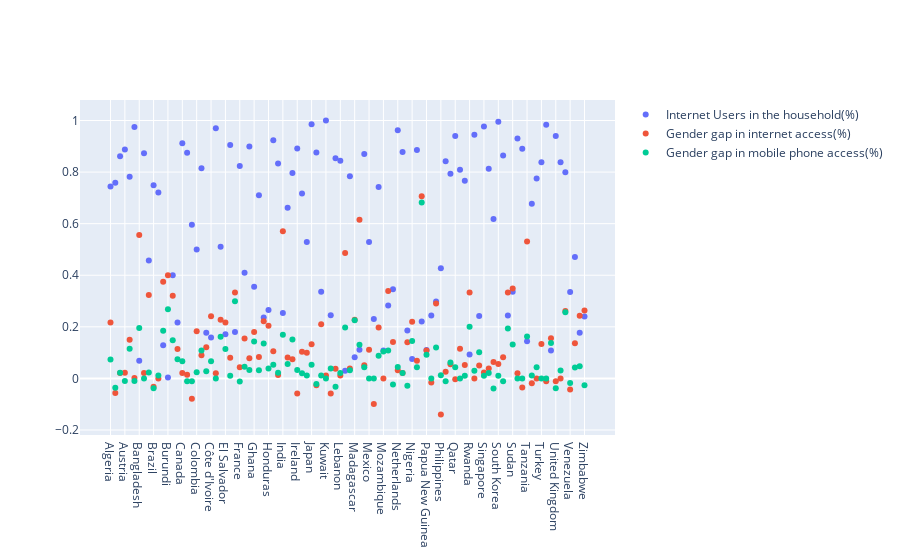

The notebook cell saved with this chart:
### Code cell
fig = go.Figure()

# Add traces
fig.add_trace(go.Scatter(x=Gender_Gap['Country'], y=Gender_Gap['Internet users; % of households'],
                    mode='markers',
                    name='Internet Users in the household(%)'))
fig.add_trace(go.Scatter(x=Gender_Gap['Country'], y=Gender_Gap['Gender gap in internet access; % difference'],
                    mode='markers',
                    name='Gender gap in internet access(%)'))
fig.add_trace(go.Scatter(x=Gender_Gap['Country'], y=Gender_Gap['Gender gap in mobile phone access; % difference'],
                    mode='markers',
                    name='Gender gap in mobile phone access(%)'))

fig.show()

### Figure 1 — Plotly figure (JSON) as saved in the notebook; plotly's stock layout.template omitted (floating-point values rounded to 4 significant figures)
{"data": [{"mode": "markers", "name": "Internet Users in the household(%)", "type": "scatter", "x": ["Algeria", "Argentina", "Australia", "Austria", "Azerbaijan", "Bahrain", "Bangladesh", "Belgium", "Botswana", "Brazil", "Bulgaria", "Burkina Faso", "Burundi", "Cambodia", "Cameroon", "Canada", "Chile", "China", "Colombia", "Croatia", "Cuba", "Côte d'Ivoire", "Denmark", "Egypt", "El Salvador", "Estonia", "Ethiopia", "France", "Gabon", "Germany", "Ghana", "Greece", "Guatemala", "Honduras", "Hong Kong", "Hungary", "India", "Indonesia", "Iran", "Ireland", "Italy", "Jamaica", "Japan", "Kazakhstan", "Kenya", "Kuwait", "Laos", "Latvia", "Lebanon", "Liberia", "Lithuania", "Madagascar", "Malawi", "Malaysia", "Mexico", "Mongolia", "Morocco", "Mozambique", "Myanmar", "Namibia", "Netherlands", "New Zealand", "Nicaragua", "Nigeria", "Oman", "Pakistan", "Papua New Guinea", "Paraguay", "Peru", "Philippines", "Poland", "Portugal", "Qatar", "Romania", "Russia", "Rwanda", "Saudi Arabia", "Senegal", "Singapore", "Slovakia", "South Africa", "South Korea", "Spain", "Sri Lanka", "Sudan", "Sweden", "Taiwan", "Tanzania", "Thailand", "Trinidad & Tobago", "Turkey", "UAE", "Uganda", "United Kingdom", "United States", "Uzbekistan", "Venezuela", "Vietnam", "Zambia", "Zimbabwe"], "y": [0.744, 0.759, 0.861, 0.888, 0.782, 0.975, 0.068, 0.873, 0.457, 0.749, 0.721, 0.129, 0.003, 0.4, 0.217, 0.912, 0.875, 0.596, 0.5, 0.815, 0.177, 0.159, 0.97, 0.51, 0.171, 0.905, 0.18, 0.824, 0.41, 0.899, 0.355, 0.71, 0.236, 0.265, 0.923, 0.833, 0.254, 0.662, 0.796, 0.891, 0.717, 0.529, 0.985, 0.876, 0.336, 1, 0.245, 0.854, 0.844, 0.03, 0.784, 0.082, 0.111, 0.87, 0.529, 0.23, 0.742, 0.108, 0.283, 0.346, 0.962, 0.878, 0.186, 0.075, 0.886, 0.221, 0.11, 0.244, 0.298, 0.427, 0.842, 0.794, 0.94, 0.809, 0.766, 0.093, 0.945, 0.242, 0.977, 0.813, 0.618, 0.995, 0.864, 0.244, 0.336, 0.93, 0.89, 0.144, 0.677, 0.775, 0.838, 0.984, 0.108, 0.94, 0.838, 0.799, 0.335, 0.471, 0.177, 0.24]}, {"mode": "markers", "name": "Gender gap in internet access(%)", "type": "scatter", "x": ["Algeria", "Argentina", "Australia", "Austria", "Azerbaijan", "Bahrain", "Bangladesh", "Belgium", "Botswana", "Brazil", "Bulgaria", "Burkina Faso", "Burundi", "Cambodia", "Cameroon", "Canada", "Chile", "China", "Colombia", "Croatia", "Cuba", "Côte d'Ivoire", "Denmark", "Egypt", "El Salvador", "Estonia", "Ethiopia", "France", "Gabon", "Germany", "Ghana", "Greece", "Guatemala", "Honduras", "Hong Kong", "Hungary", "India", "Indonesia", "Iran", "Ireland", "Italy", "Jamaica", "Japan", "Kazakhstan", "Kenya", "Kuwait", "Laos", "Latvia", "Lebanon", "Liberia", "Lithuania", "Madagascar", "Malawi", "Malaysia", "Mexico", "Mongolia", "Morocco", "Mozambique", "Myanmar", "Namibia", "Netherlands", "New Zealand", "Nicaragua", "Nigeria", "Oman", "Pakistan", "Papua New Guinea", "Paraguay", "Peru", "Philippines", "Poland", "Portugal", "Qatar", "Romania", "Russia", "Rwanda", "Saudi Arabia", "Senegal", "Singapore", "Slovakia", "South Africa", "South Korea", "Spain", "Sri Lanka", "Sudan", "Sweden", "Taiwan", "Tanzania", "Thailand", "Trinidad & Tobago", "Turkey", "UAE", "Uganda", "United Kingdom", "United States", "Uzbekistan", "Venezuela", "Vietnam", "Zambia", "Zimbabwe"], "y": [0.217, -0.057, 0.021, 0.022, 0.15, 0.002, 0.556, 0.021, 0.323, -0.032, 0, 0.375, 0.4, 0.32, 0.114, 0.021, 0.014, -0.079, 0.183, 0.09, 0.121, 0.241, 0.02, 0.227, 0.217, 0.08, 0.333, 0.043, 0.155, 0.078, 0.18, 0.083, 0.222, 0.204, 0.105, 0.013, 0.571, 0.081, 0.074, -0.059, 0.103, 0.099, 0.132, -0.027, 0.21, 0.011, -0.059, 0.037, 0.011, 0.486, 0.038, 0.227, 0.615, 0.051, 0.111, -0.099, 0.197, 0, 0.339, 0.141, 0.032, 0.021, 0.14, 0.22, 0.068, 0.706, 0.108, -0.016, 0.29, -0.14, 0.026, 0.055, -0.003, 0.115, 0.052, 0.333, 0, 0.05, 0.023, 0.038, 0.064, 0.056, 0.082, 0.333, 0.349, 0.02, -0.035, 0.531, -0.019, 0, 0.133, -0.011, 0.156, -0.011, 0, 0.261, -0.043, 0.136, 0.243, 0.263]}, {"mode": "markers", "name": "Gender gap in mobile phone access(%)", "type": "scatter", "x": ["Algeria", "Argentina", "Australia", "Austria", "Azerbaijan", "Bahrain", "Bangladesh", "Belgium", "Botswana", "Brazil", "Bulgaria", "Burkina Faso", "Burundi", "Cambodia", "Cameroon", "Canada", "Chile", "China", "Colombia", "Croatia", "Cuba", "Côte d'Ivoire", "Denmark", "Egypt", "El Salvador", "Estonia", "Ethiopia", "France", "Gabon", "Germany", "Ghana", "Greece", "Guatemala", "Honduras", "Hong Kong", "Hungary", "India", "Indonesia", "Iran", "Ireland", "Italy", "Jamaica", "Japan", "Kazakhstan", "Kenya", "Kuwait", "Laos", "Latvia", "Lebanon", "Liberia", "Lithuania", "Madagascar", "Malawi", "Malaysia", "Mexico", "Mongolia", "Morocco", "Mozambique", "Myanmar", "Namibia", "Netherlands", "New Zealand", "Nicaragua", "Nigeria", "Oman", "Pakistan", "Papua New Guinea", "Paraguay", "Peru", "Philippines", "Poland", "Portugal", "Qatar", "Romania", "Russia", "Rwanda", "Saudi Arabia", "Senegal", "Singapore", "Slovakia", "South Africa", "South Korea", "Spain", "Sri Lanka", "Sudan", "Sweden", "Taiwan", "Tanzania", "Thailand", "Trinidad & Tobago", "Turkey", "UAE", "Uganda", "United Kingdom", "United States", "Uzbekistan", "Venezuela", "Vietnam", "Zambia", "Zimbabwe"], "y": [0.073, -0.036, 0.022, -0.01, 0.115, -0.01, 0.195, 0, 0.023, -0.038, 0.011, 0.185, 0.268, 0.148, 0.074, 0.066, -0.011, -0.011, 0.024, 0.108, 0.028, 0.066, 0, 0.161, 0.114, 0.01, 0.299, -0.012, 0.045, 0.033, 0.143, 0.032, 0.135, 0.038, 0.053, 0.022, 0.169, 0.056, 0.151, 0.033, 0.02, 0.011, 0.053, -0.022, 0.011, 0, 0.038, -0.032, 0.021, 0.197, 0.032, 0.225, 0.13, 0.043, 0, 0, 0.088, 0.104, 0.108, -0.024, 0.044, 0.021, -0.029, 0.145, 0.043, 0.682, 0.092, 0, 0.12, 0.012, -0.011, 0.062, 0.043, 0, 0.01, 0.2, 0.03, 0.101, 0.01, 0.021, -0.039, 0.01, -0.011, 0.193, 0.131, 0, 0, 0.162, 0.011, 0.043, 0, 0, 0.137, -0.038, 0.031, 0.256, -0.018, 0.042, 0.047, -0.027]}], "layout": {}}
